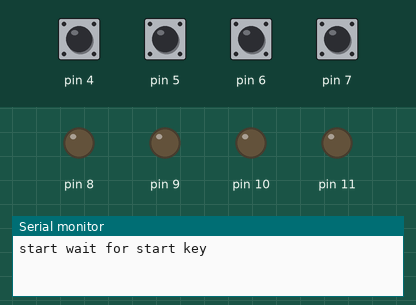
A sketch run on a simulated Arduino Uno, built with avr-gcc and run on an emulated ATmega328P. Shown: output pins drawn as LEDs (lit = HIGH), the last lines printed to the serial monitor. Dashed ring = blinking. Inputs (shaded band) come from the test bench; at power-on: pin 4–7 HIGH. Random numbers use the default seed unless the sketch sets one.

Above: at 1.2 s.
1.3 s: pin 4 pulled LOW for 0.15 s
At 1.9 s:
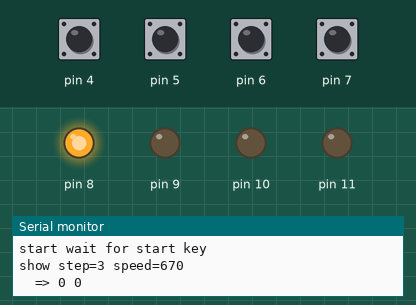
4.4 s: pin 5 pulled LOW for 0.15 s
At 4.6 s:
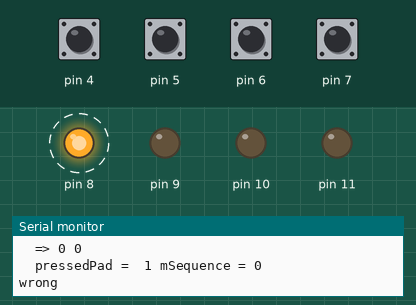
7.4 s: pin 5 pulled LOW for 1 s
At 8.9 s:
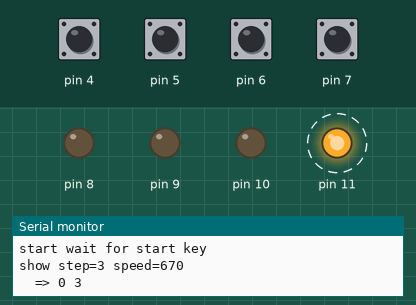
13.0 s: pin 4 pulled LOW for 1 s
At 15.6 s:
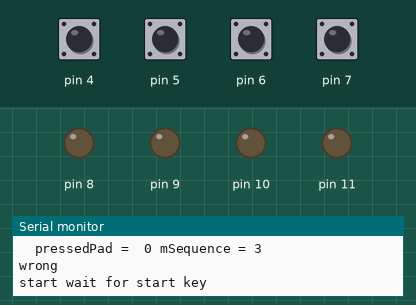
16.0 s: pin 6 pulled LOW for 0.15 s
At 18.2 s:
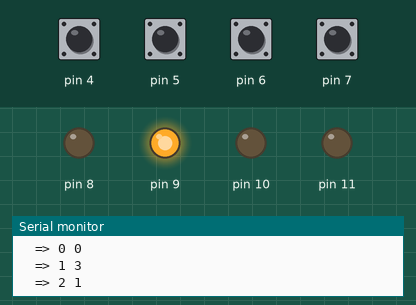
Timing chart, 0 to 19.9 s (numbered marks = the images above; inputs shaded):
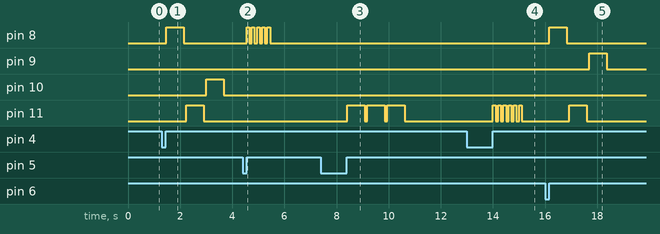

The sketch:

SimonSays.ino
```cpp
// ----------------------------------------------------------------------------

class Pad
{
  public:
    Pad()
    : mLedPin(0), mButtonPin(0)
    {
    }

    void setup(uint8_t iLedPin, uint8_t iButtonPin)
    {
      mLedPin = iLedPin;
      mButtonPin = iButtonPin;
      pinMode(mLedPin, OUTPUT);
      pinMode(mButtonPin, INPUT_PULLUP);
    }

    void pulse(unsigned long iDuration)
    {
      digitalWrite(mLedPin, HIGH);
      delay(iDuration);
      digitalWrite(mLedPin, LOW);
    }

    void flash(unsigned long iDuration)
    {
      unsigned long start = millis();
      while((millis() - start) < iDuration)
      {
        digitalWrite(mLedPin, HIGH);
        delay(100);
        digitalWrite(mLedPin, LOW);
        delay(100);
      }
    }

    bool checkPressed()
    {
      if(digitalRead(mButtonPin) == LOW)
      {
        while(digitalRead(mButtonPin) == LOW){}
        return true;
      }
      return false;
    }

  private:
    uint8_t mLedPin;
    uint8_t mButtonPin;
};

// ----------------------------------------------------------------------------

class I_Engine;

// ----------------------------------------------------------------------------

class I_Stage
{
  public:
    virtual ~I_Stage(){}
    virtual I_Stage& process(I_Engine& iEngine) = 0;
};

// ----------------------------------------------------------------------------

class I_Engine
{
  public:

    virtual ~I_Engine(){}

    virtual uint8_t waitForPressed() = 0;

    virtual void setupSequence() = 0;
    virtual void showSequence() = 0;
    virtual bool checkSequence() = 0;
    virtual void incrementStep() = 0;

    virtual I_Stage& getStart()  = 0;
    virtual I_Stage& getShowSequence()  = 0;
    virtual I_Stage& getCheckSequence()  = 0;


};

// ----------------------------------------------------------------------------

class StartStage : public I_Stage
{
  public:
    virtual I_Stage& process(I_Engine& iEngine)
    {
      Serial.println("start wait for start key");
      iEngine.waitForPressed();
      iEngine.setupSequence();
      return iEngine.getShowSequence();
    }
};

// ----------------------------------------------------------------------------

class ShowSequenceStage : public I_Stage
{
  public:

    virtual I_Stage& process(I_Engine& iEngine)
    {
      iEngine.showSequence();
      return iEngine.getCheckSequence();
    }
};


// ----------------------------------------------------------------------------

class CheckSequenceStage : public I_Stage
{
  public:

    virtual I_Stage& process(I_Engine& iEngine)
    {
      if(!iEngine.checkSequence())
      {
        return iEngine.getStart();
      }
      iEngine.incrementStep();
      return iEngine.getShowSequence();
    }
};

// ----------------------------------------------------------------------------

class Engine : public I_Engine
{
  public:
    enum {NUMBER_OF_PADS = 4};
    enum {NUMBER_OF_LEVELS = 100};

    void setup(uint8_t iLedStartPin, uint8_t iButtonStartPin)
    {
      // seed the pseudo-random number generator with a floating analog input
      randomSeed(analogRead(0));

      for(size_t i = 0; i < NUMBER_OF_PADS; i++)
      {
        mPads[i].setup(iLedStartPin + i, iButtonStartPin + i);
      }
    }

    void run()
    {
      I_Stage* stage = &mStartStage;
      while(true)
      {
        stage = &stage->process(*this);
      }
    }

    virtual uint8_t waitForPressed()
    {
      while(true)
      {
        for(size_t i = 0 ; i < NUMBER_OF_PADS ; i++)
        {
          if (mPads[i].checkPressed())
          {
            return i;
          }
        }
      }
    }

    virtual void setupSequence()
    {
      for(size_t i = 0; i < NUMBER_OF_LEVELS; i++)
      {
        mSequence[i] = random(4);
      }
      mLevel = 3;
    }

    virtual void showSequence()
    {
      Serial.print("show step="); Serial.print(mLevel); Serial.print(" speed="); Serial.println(speed());
      for(size_t i = 0 ; i < mLevel; i++)
      {
        Serial.print("  => "); Serial.print(i); Serial.print(" "); Serial.println(mSequence[i]);
        mPads[mSequence[i]].pulse(speed());
        delay(100);
      }
    }

    virtual bool checkSequence()
    {
      Serial.print("check step="); Serial.print(mLevel); Serial.print(" speed="); Serial.println(speed());
      for(size_t i = 0 ; i < mLevel; i++)
      {
        Serial.print("  => "); Serial.print(i); Serial.print(" "); Serial.println(mSequence[i]);
        uint8_t pressedPad = waitForPressed();
        Serial.print("  pressedPad =  "); Serial.print(pressedPad); Serial.print(" mSequence = "); Serial.println(mSequence[i]);
        if (pressedPad != mSequence[i])
        {
          Serial.println("wrong");
          mPads[mSequence[i]].flash(1000);
          return false;
        }
        Serial.println("correct");
      }
      return true;
    }

    virtual void incrementStep()
    {
      mLevel++;
    }

    virtual I_Stage& getStart() {return mStartStage; }
    virtual I_Stage& getShowSequence() {return mShowSequenceStage; }
    virtual I_Stage& getCheckSequence() {return mCheckSequenceStage; }

  private:

    unsigned long speed() {return 700 - (mLevel * 10); }

    Pad mPads[NUMBER_OF_PADS];
    uint8_t mSequence[NUMBER_OF_LEVELS];
    StartStage mStartStage;
    ShowSequenceStage mShowSequenceStage;
    CheckSequenceStage mCheckSequenceStage;
    size_t mLevel;

};

// ----------------------------------------------------------------------------
// ----------------------------------------------------------------------------

Engine sEngine;

void setup()
{
  Serial.begin(9600);
  sEngine.setup(8, 4);
}


void loop()
{
  sEngine.run();
}

// ----------------------------------------------------------------------------
// ----------------------------------------------------------------------------
```

Measured:
- after the input at 1.3 s, pin 8: LOW → HIGH after 0.16 s, → LOW 0.67 s later; pin 10: LOW → HIGH after 1.7 s, → LOW 0.67 s later; pin 11: LOW → HIGH after 0.93 s, → LOW 0.67 s later
- after the input at 4.4 s, pin 8: alternates HIGH for 0.10 s and LOW for 0.10 s, 10 changes in all, then stays LOW, starting after 0.15 s
- after the input at 7.4 s, pin 11: alternates HIGH for 0.67 s and LOW for 0.10 s, 6 changes in all, then stays LOW, starting after 1.0 s
- after the input at 13.0 s, pin 11: alternates HIGH for 0.10 s and LOW for 0.10 s, 12 changes in all, then stays LOW, starting after 1.0 s
- after the input at 16.0 s, pin 8: LOW → HIGH after 0.16 s, → LOW 0.67 s later; pin 9: LOW → HIGH after 1.7 s, → LOW 0.67 s later; pin 11: LOW → HIGH after 0.93 s, → LOW 0.67 s later
